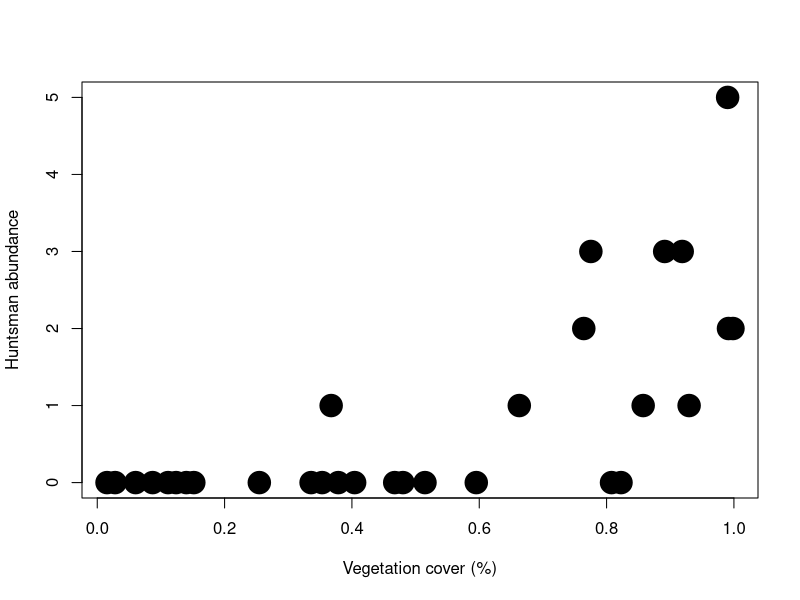

The R source for this figure:
########################################################################################
##### CODE FOR ANALYSING THE INFLUENCE OF VEGETATION COVER ON  HUNTSMAN ABUNDANCE ######
########################################################################################

##### R script for simulating and producing Poisson-log GLM for modelling the abundance of hunstman spiders as a function of vegetation cover

##### This code has been used to provide an example on how to model abundance data:
##### http://pablogarcia-diaz.blogspot.com.au/2016/03/simple-models-for-abundance-ecologyis.html

##### Read the readme file for this repository before running any analyses


###### SIMULATE THE DATA

#### sample.size: number of plots surveyed for huntsman, n = 30

set.seed(1000)

sample.size<-30

#### Simulate vegetation cover data for the survey plots from a Beta distribution

veg.cov<-rbeta(sample.size, 0.5, 0.5)

#### Define the parameters of the Poisson-log GLM for the relationship between the huntsman abundance and the vegetation cover

intercept.sim=-2 	#### Intercept
slope.sim=3		#### Slope

#### Define the mean huntsman abundance ? as a function of the vegetation cover

lambda<-exp(intercept.sim+slope.sim*veg.cov)

#### Finally, obtain the huntsman abundance in each and every survey plot by drawing values from a Poisson distribution with mean ?

abundance<-rpois(sample.size, lambda)

##### Plot the simulated relationship between the huntsman abundance and the vegetation cover

plot(abundance~veg.cov, xlab="Vegetation cover (%)", ylab="Huntsman abundance", pch=19, cex=3)



###### MODEL ABUNDANCE

#### Fit a Poisson-log GLM to the huntsman abundance (dependent variable) and vegetation cover data (independent), and have a look at the summary table

fit1<-glm(abundance~veg.cov, family=poisson())

summary(fit1)

#### Calculate the 95% Confidence Intervals

conf.int<-confint(fit1)

conf.int
